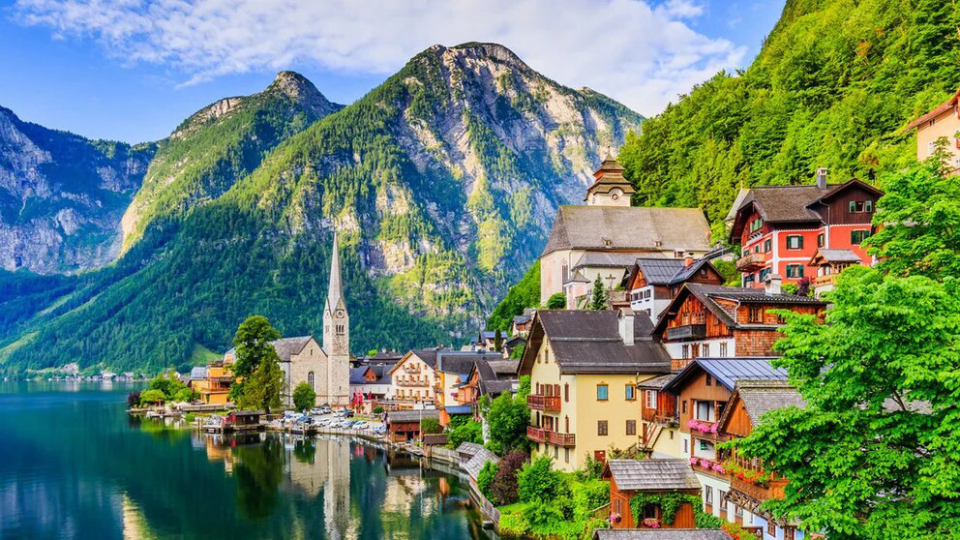
#> input picture TAREA25032026/imagenP.jpg, 1920 x 1080 px (shown at 1/2 size)
$ jupyter execute simulacro.ipynb
#> lines starting #> are read from the running program, lines starting #| are printed output that depends on the picture; after the words box and inside, x2 and y2 are one past the last pixel; in counts of white or black regions, pixels touching at a corner belong together
### Ejercicio - 1

[cell 1]
import numpy as np
import matplotlib.pyplot as plt
import cv2


imagen = cv2.imread('imagenP.jpg')
#> imagen is the input picture: shape (1080, 1920, 3); mean B, G, R 110.3, 130.4, 106.3
imagen_rgb = cv2.cvtColor(imagen, cv2.COLOR_BGR2RGB)


roi = imagen_rgb[10:130, 190:340]


cv2.imwrite('imagenP_recortada.jpg', cv2.cvtColor(roi, cv2.COLOR_RGB2BGR))


fig, axes = plt.subplots(1, 2, figsize=(12, 5))

axes[0].imshow(imagen_rgb)
axes[0].set_title('Imagen Original - imagenP.jpg', fontsize=12, fontweight='bold')

axes[1].imshow(roi)
axes[1].set_title('Región Recortada (Gopher)', fontsize=12, fontweight='bold')

plt.tight_layout()
plt.show()

print(f"Imagen original: {imagen.shape}")
#| Imagen original: (1080, 1920, 3)
print(f"Imagen recortada: {roi.shape}")
#| Imagen recortada: (120, 150, 3)
print("Imagen recortada guardada como 'imagenP_recortada.jpg'")

### Ejercicio - 2

[cell 2]
import numpy as np
import cv2
import matplotlib.pyplot as plt

alto, ancho = 256, 256


hsv = np.zeros((alto, ancho, 3), dtype=np.uint8)

for y in range(alto):

    hue = int(150 * (1 - y / (alto - 1)))
    hsv[y, :, 0] = hue
    hsv[y, :, 1] = 255
    hsv[y, :, 2] = 255


degradado_bgr = cv2.cvtColor(hsv, cv2.COLOR_HSV2BGR)
degradado_rgb = cv2.cvtColor(degradado_bgr, cv2.COLOR_BGR2RGB)


cv2.imwrite('degradado_colores.png', degradado_bgr)


plt.figure(figsize=(4, 6))
plt.imshow(degradado_rgb)
plt.title('Degradado Lineal: Rojo (abajo) → Violeta (arriba)', fontsize=11, fontweight='bold')
plt.xlabel('Ancho (px)')
plt.ylabel('Alto (px)')
plt.tight_layout()
plt.show()

print(f"Imagen generada: {degradado_bgr.shape}")
#| Imagen generada: (256, 256, 3)
print("Guardada como 'degradado_colores.png'")

### Ejercicio 3

[cell 3]
import numpy as np
import matplotlib.pyplot as plt
import cv2

casilla = 100
n_casillas = 8
tam = casilla * n_casillas


tablero = np.zeros((tam, tam), dtype=np.uint8)

for fila in range(n_casillas):
    for col in range(n_casillas):
        if (fila + col) % 2 == 0:
            y1, y2 = fila * casilla, (fila + 1) * casilla
            x1, x2 = col * casilla, (col + 1) * casilla
            tablero[y1:y2, x1:x2] = 255


cv2.imwrite('tablero_ajedrez.png', tablero)
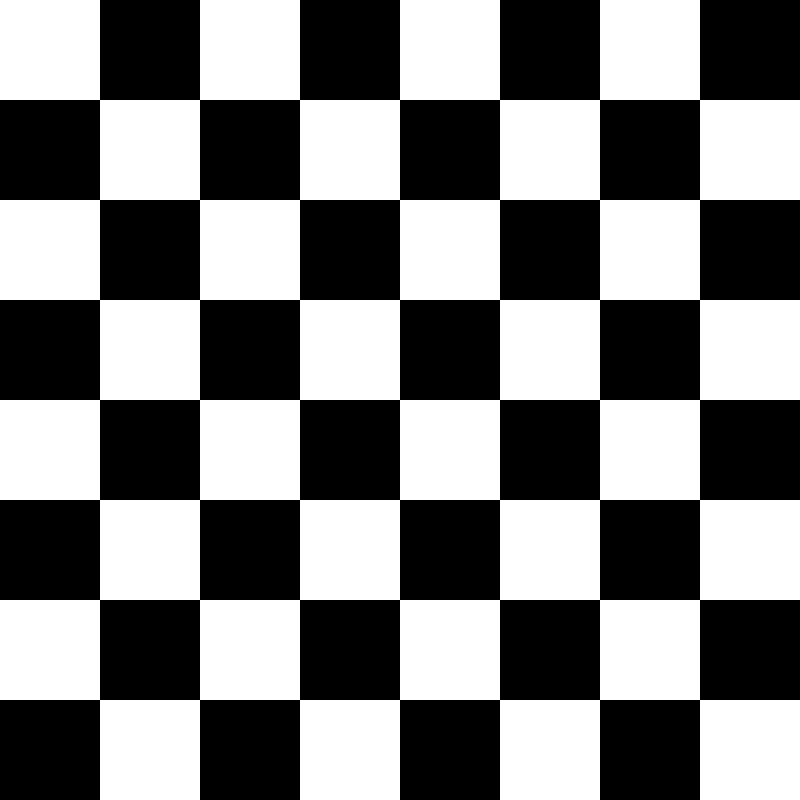
#> saved as tablero_ajedrez.png: shape (800, 800); 50% white; 1 white region, box (x1, y1, x2, y2) and area: (0, 0, 800, 800) 320000


plt.figure(figsize=(6, 6))
plt.imshow(tablero, cmap='gray', vmin=0, vmax=255)
plt.title(f'Tablero de Ajedrez ({n_casillas}x{n_casillas}, casillas de {casilla}x{casilla}px)',
          fontsize=11, fontweight='bold')
plt.xlabel('Ancho (px)')
plt.ylabel('Alto (px)')
plt.tight_layout()
plt.show()

print(f"Tablero generado: {tablero.shape}")
print("Guardado como 'tablero_ajedrez.png'")

### Ejercicio - 4

[cell 4]
import numpy as np
import matplotlib.pyplot as plt
import cv2


degradado = cv2.imread('degradado_colores.png')
degradado_rgb = cv2.cvtColor(degradado, cv2.COLOR_BGR2RGB)

niveles = 4
factor = 256 // niveles
posterizado = (degradado // factor) * factor
posterizado_rgb = cv2.cvtColor(posterizado, cv2.COLOR_BGR2RGB)
cv2.imwrite('ej4_posterizado.png', posterizado)

umbral = 128
solarizado = degradado.copy()
solarizado[solarizado > umbral] = 255 - solarizado[solarizado > umbral]
solarizado_rgb = cv2.cvtColor(solarizado, cv2.COLOR_BGR2RGB)
cv2.imwrite('ej4_solarizado.png', solarizado)


fig, axes = plt.subplots(1, 3, figsize=(14, 5))
axes[0].imshow(degradado_rgb)
axes[0].set_title('Original (Ejercicio 2)', fontweight='bold')
axes[1].imshow(posterizado_rgb)
axes[1].set_title(f'Posterizado ({niveles} niveles)', fontweight='bold')
axes[2].imshow(solarizado_rgb)
axes[2].set_title(f'Solarizado (umbral={umbral})', fontweight='bold')
plt.tight_layout()
plt.show()

degradado_gris = cv2.cvtColor(degradado, cv2.COLOR_BGR2GRAY)
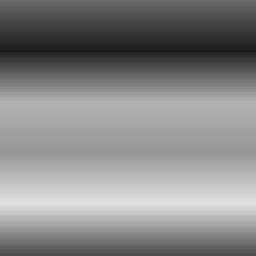
#> degradado_gris: shape (256, 256); min 29, max 226, mean 134.3

# paletas de falso color de OpenCV
colormaps = {
    'AUTUMN': cv2.COLORMAP_AUTUMN,
    'BONE': cv2.COLORMAP_BONE,
    'JET': cv2.COLORMAP_JET,
    'WINTER': cv2.COLORMAP_WINTER,
    'RAINBOW': cv2.COLORMAP_RAINBOW,
    'OCEAN': cv2.COLORMAP_OCEAN,
    'SUMMER': cv2.COLORMAP_SUMMER,
    'SPRING': cv2.COLORMAP_SPRING,
    'COOL': cv2.COLORMAP_COOL,
    'HSV': cv2.COLORMAP_HSV,
    'PINK': cv2.COLORMAP_PINK,
    'HOT': cv2.COLORMAP_HOT,
    'PARULA': cv2.COLORMAP_PARULA,
    'MAGMA': cv2.COLORMAP_MAGMA,
    'INFERNO': cv2.COLORMAP_INFERNO,
    'PLASMA': cv2.COLORMAP_PLASMA,
    'VIRIDIS': cv2.COLORMAP_VIRIDIS,
    'CIVIDIS': cv2.COLORMAP_CIVIDIS,
    'TWILIGHT': cv2.COLORMAP_TWILIGHT,
    'TWILIGHT_SHIFTED': cv2.COLORMAP_TWILIGHT_SHIFTED,
    'TURBO': cv2.COLORMAP_TURBO,
}

n_maps = len(colormaps)
cols = 4
filas = (n_maps + cols - 1) // cols

fig, axes = plt.subplots(filas, cols, figsize=(16, filas * 3))
axes = axes.flatten()

for i, (nombre, cmap) in enumerate(colormaps.items()):
    falso_color = cv2.applyColorMap(degradado_gris, cmap)
    falso_color_rgb = cv2.cvtColor(falso_color, cv2.COLOR_BGR2RGB)


    cv2.imwrite(f'ej4_falsocolor_{nombre.lower()}.png', falso_color)

    axes[i].imshow(falso_color_rgb)
    axes[i].set_title(nombre, fontweight='bold', fontsize=10)
    axes[i].axis('off')
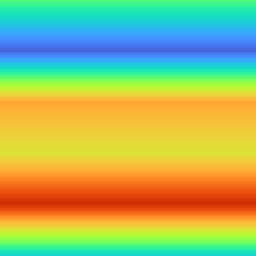
#> falso_color: shape (256, 256, 3); mean B, G, R 102.9, 183.8, 164.4

for j in range(i + 1, len(axes)):
    axes[j].axis('off')

fig.suptitle('Paletas de Falso Color aplicadas al degradado', fontsize=14, fontweight='bold', y=1.01)
plt.tight_layout()
plt.show()

print(f"Total de imágenes guardadas: {n_maps + 2} (posterizado + solarizado + {n_maps} paletas)")

### Ejercicio 5

[cell 5]
import numpy as np
import cv2
import matplotlib.pyplot as plt

imagen = cv2.imread('Imagen1.jpg')
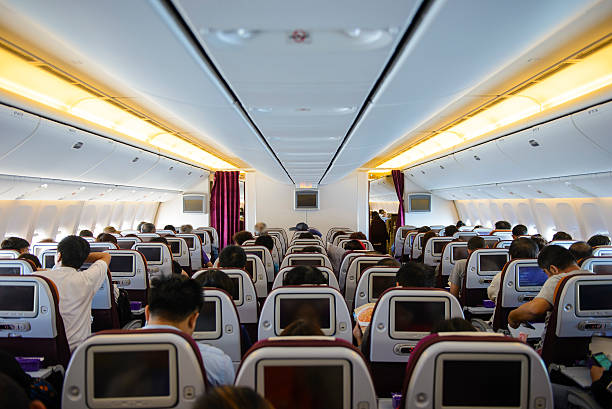
#> input picture AVANCE804/imagen1.jpg, 612 x 409 px, found by its file name
#> imagen is the input picture: shape (409, 612, 3); mean B, G, R 130.8, 133.5, 135.1
imagen_rgb = cv2.cvtColor(imagen, cv2.COLOR_BGR2RGB)
#> imagen_rgb: shape (409, 612, 3)
alto, ancho = imagen.shape[:2]
#> alto = 409; ancho = 612

gradiente = np.linspace(1.0, 0.0, ancho).reshape(1, ancho)

mascara = np.repeat(gradiente, alto, axis=0)

mascara_3ch = np.stack([mascara] * 3, axis=2)


resultado = (imagen_rgb.astype(np.float64) * mascara_3ch).astype(np.uint8)
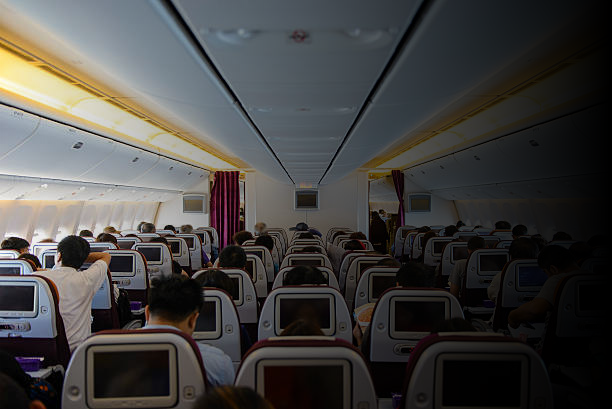
#> resultado: shape (409, 612, 3); mean R, G, B 68.8, 67.6, 66.1


cv2.imwrite('ej5_degradado_lineal.png', cv2.cvtColor(resultado, cv2.COLOR_RGB2BGR))


fig, axes = plt.subplots(1, 3, figsize=(15, 4))

axes[0].imshow(imagen_rgb)
axes[0].set_title('Original - Image2.png', fontweight='bold')

axes[1].imshow(mascara, cmap='gray', vmin=0, vmax=1)
axes[1].set_title('Máscara de Degradado', fontweight='bold')

axes[2].imshow(resultado)
axes[2].set_title('Resultado: Degradado Aplicado', fontweight='bold')

for ax in axes:
    ax.set_xlabel('Ancho (px)')
    ax.set_ylabel('Alto (px)')

plt.tight_layout()
plt.show()

print(f"Imagen con degradado: {resultado.shape}")
#| Imagen con degradado: (409, 612, 3)
print("Guardada como 'ej5_degradado_lineal.png'")

### Ejercicio - 6

[cell 6]
import numpy as np
import matplotlib.pyplot as plt
import cv2


tam = 400
imagen_arte = np.zeros((tam, tam, 3), dtype=np.uint8)


imagen_arte[:, :] = [30, 30, 30]


colores = [
    (220, 50, 50),
    (50, 150, 220),
    (50, 200, 80),
    (240, 200, 40),
    (180, 60, 200),
    (255, 130, 40),
    (40, 210, 210),
    (255, 255, 255),
]

cuadrados = [
    (20, 20, 120, 0),
    (20, 160, 80, 1),
    (20, 260, 120, 2),
    (160, 20, 80, 3),
    (160, 120, 60, 4),
    (160, 200, 80, 5),
    (160, 300, 80, 6),
    (260, 20, 120, 7),
    (260, 160, 60, 0),
    (260, 240, 60, 1),
    (260, 320, 60, 3),
    (340, 160, 80, 2),
    (340, 260, 120, 4),
    (120, 260, 40, 5),
    (120, 320, 40, 7),
]

for y, x, size, ci in cuadrados:
    y2, x2 = min(y + size, tam), min(x + size, tam)
    imagen_arte[y:y2, x:x2] = colores[ci]


imagen_arte_bgr = cv2.cvtColor(imagen_arte, cv2.COLOR_RGB2BGR)
cv2.imwrite('ej6_imagen_cuadrados.png', imagen_arte_bgr)


plt.figure(figsize=(5, 5))
plt.imshow(imagen_arte)
plt.title('Imagen Original con Cuadrados', fontweight='bold', fontsize=12)
plt.axis('on')
plt.tight_layout()
plt.show()


alto, ancho = imagen_arte.shape[:2]
#> alto = 400; ancho = 400
R = imagen_arte[:, :, 0]
G = imagen_arte[:, :, 1]
B = imagen_arte[:, :, 2]
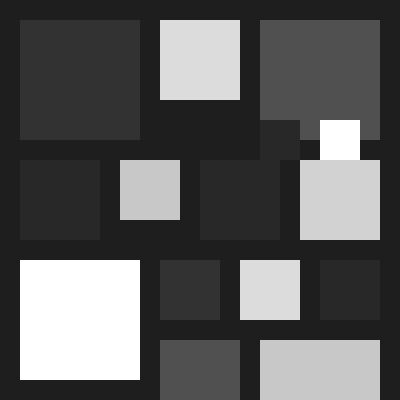
#> B: shape (400, 400); min 30, max 255, mean 91.9


def aplicar_bayer(img_rgb, patron):
    """Simula el mosaico Bayer sobre una imagen RGB"""
    alto, ancho = img_rgb.shape[:2]
    R, G, B = img_rgb[:, :, 0], img_rgb[:, :, 1], img_rgb[:, :, 2]
    bayer = np.zeros((alto, ancho), dtype=np.uint8)


    y_par = np.arange(0, alto, 2)
    y_impar = np.arange(1, alto, 2)
    x_par = np.arange(0, ancho, 2)
    x_impar = np.arange(1, ancho, 2)

    if patron == 'RGGB':
        bayer[np.ix_(y_par, x_par)] = R[np.ix_(y_par, x_par)]
        bayer[np.ix_(y_par, x_impar)] = G[np.ix_(y_par, x_impar)]
        bayer[np.ix_(y_impar, x_par)] = G[np.ix_(y_impar, x_par)]
        bayer[np.ix_(y_impar, x_impar)] = B[np.ix_(y_impar, x_impar)]
    elif patron == 'BGGR':
        bayer[np.ix_(y_par, x_par)] = B[np.ix_(y_par, x_par)]
        bayer[np.ix_(y_par, x_impar)] = G[np.ix_(y_par, x_impar)]
        bayer[np.ix_(y_impar, x_par)] = G[np.ix_(y_impar, x_par)]
        bayer[np.ix_(y_impar, x_impar)] = R[np.ix_(y_impar, x_impar)]
    elif patron == 'GRBG':
        bayer[np.ix_(y_par, x_par)] = G[np.ix_(y_par, x_par)]
        bayer[np.ix_(y_par, x_impar)] = R[np.ix_(y_par, x_impar)]
        bayer[np.ix_(y_impar, x_par)] = B[np.ix_(y_impar, x_par)]
        bayer[np.ix_(y_impar, x_impar)] = G[np.ix_(y_impar, x_impar)]
    elif patron == 'GBRG':
        bayer[np.ix_(y_par, x_par)] = G[np.ix_(y_par, x_par)]
        bayer[np.ix_(y_par, x_impar)] = B[np.ix_(y_par, x_impar)]
        bayer[np.ix_(y_impar, x_par)] = R[np.ix_(y_impar, x_par)]
        bayer[np.ix_(y_impar, x_impar)] = G[np.ix_(y_impar, x_impar)]

    return bayer

bayer_configs = [
    ('RGGB', cv2.COLOR_BAYER_BG2BGR),
    ('BGGR', cv2.COLOR_BAYER_RG2BGR),
    ('GRBG', cv2.COLOR_BAYER_GB2BGR),
    ('GBRG', cv2.COLOR_BAYER_GR2BGR),
]
#> bayer_configs = [('RGGB', 46), ('BGGR', 48), ('GRBG', 47), ('GBRG', 49)]

fig, axes = plt.subplots(2, 4, figsize=(18, 9))

for i, (patron, demosaic_code) in enumerate(bayer_configs):

    bayer_img = aplicar_bayer(imagen_arte, patron)


    reconstruida = cv2.cvtColor(bayer_img, demosaic_code)
    reconstruida_rgb = cv2.cvtColor(reconstruida, cv2.COLOR_BGR2RGB)


    cv2.imwrite(f'ej6_bayer_{patron}_mosaico.png', bayer_img)
    cv2.imwrite(f'ej6_bayer_{patron}_reconstruida.png', reconstruida)

    axes[0, i].imshow(bayer_img, cmap='gray')
    axes[0, i].set_title(f'Mosaico {patron}', fontweight='bold', fontsize=11)


    axes[1, i].imshow(reconstruida_rgb)
    axes[1, i].set_title(f'Demosaicing {patron}', fontweight='bold', fontsize=11)
#> this loop made 4 passes
#> pass 1, `reconstruida = cv2.cvtColor(bayer_img, demosaic_code)`:
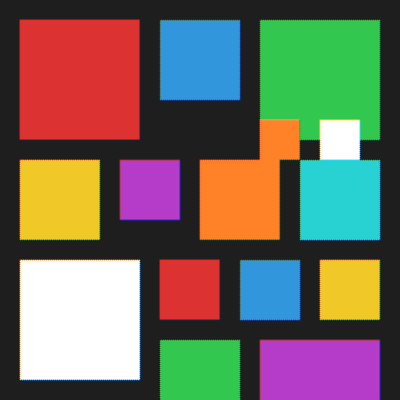
#> reconstruida: shape (400, 400, 3); mean B, G, R 91.9, 105.8, 112.3
#> after the loop:
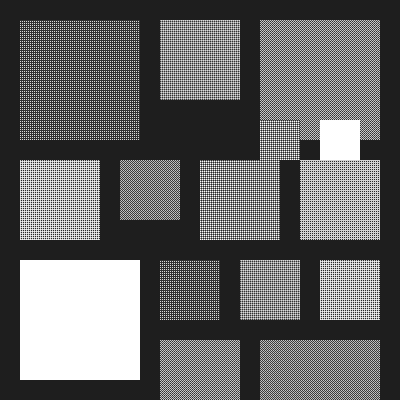
#> bayer_img: shape (400, 400); min 30, max 255, mean 103.9
#> after the loop:
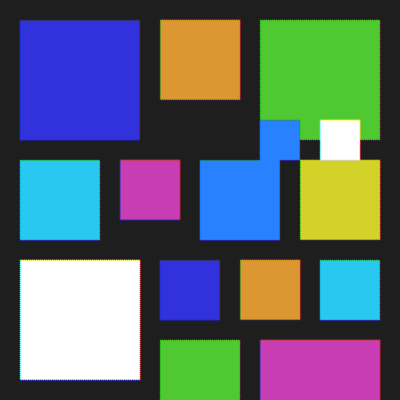
#> reconstruida: shape (400, 400, 3); mean R, G, B 92, 105.8, 112.2

for ax in axes.flatten():
    ax.set_xlabel('px')
    ax.set_ylabel('px')

fig.suptitle('Filtro Bayer - Todas las Combinaciones', fontsize=14, fontweight='bold')
plt.tight_layout()
plt.show()
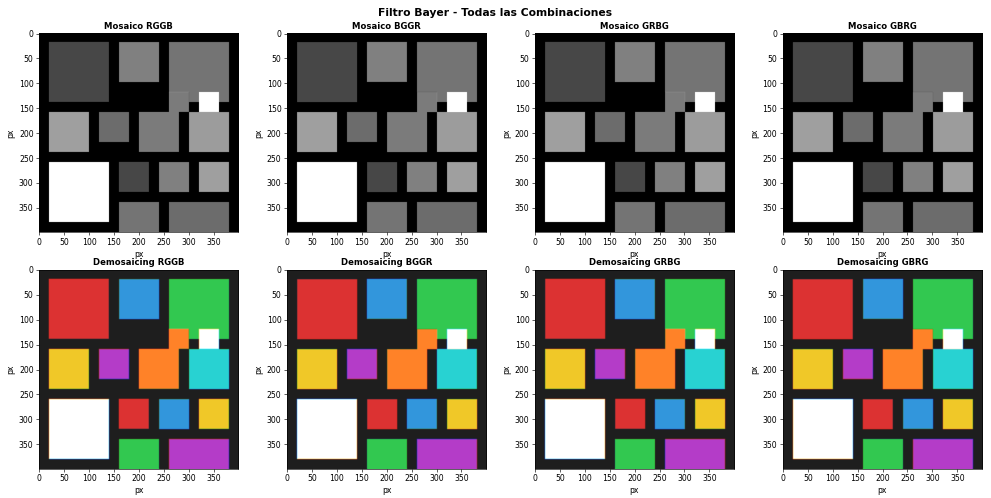
#> figure drawn by matplotlib, 8 panels; B, G, R data is drawn as R, G, B

print(f"Imágenes guardadas: imagen original + {len(bayer_configs)} mosaicos + {len(bayer_configs)} reconstrucciones")
#| Imágenes guardadas: imagen original + 4 mosaicos + 4 reconstrucciones
